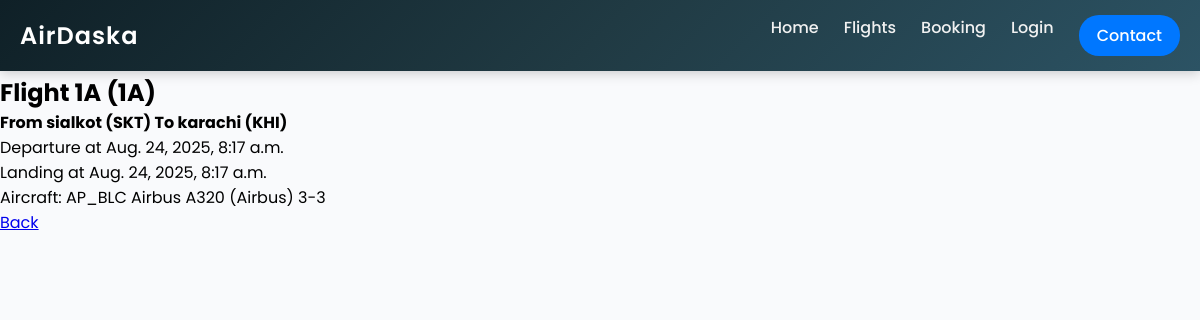
Screenshot of /flights/1/ with the database file from the repository.
### flights/models.py (models this page shows, shortened)
class Flight(models.Model):
    flightId = models.IntegerField()
    flightNo = models.CharField(max_length=8)
    origin = models.ForeignKey(Airport, on_delete=models.CASCADE, related_name='departure')
    destination = models.ForeignKey(Airport, on_delete=models.CASCADE, related_name='arrival')
    departureTime = models.DateTimeField()
    arrivalTime = models.DateTimeField()
    aircraft = models.ForeignKey(Aircraft, on_delete=models.CASCADE)

class Airport(models.Model):
    city = models.CharField(max_length=32)
    code = models.CharField(max_length=3)
    def __str__(self):
        return f"{self.city} ({self.code})"

class Aircraft(models.Model):
    tailNo = models.CharField(max_length=10)
    modelName = models.CharField(max_length= 32)
    manufacturer = models.CharField(max_length=32)
    seatCapacity = models.IntegerField()
    seatLayout = models.CharField(max_length=7)
    def __str__(self):
        return f"{self.tailNo} {self.modelName} ({self.manufacturer}) {self.seatLayout}"

### flights/views.py (the view)
# urls.py: path('<int:flightID>/',views.flight,name='flight'),
def flight(request, flightID):
    if request.GET.get('flight-id'):
        flightID = request.GET.get('flight-id')
    if (not Flight.objects.filter(flightId = flightID)):
        return HttpResponse("Not a Flight!")
    flightInstance = Flight.objects.get(flightId=flightID)
    return render(request, 'flights/flight.html',{
        "flightInstance":flightInstance
    })

### flights/templates/flights/flight.html
{% extends "core/layout.html" %}
{% block content %}
    <h2>Flight {{flightInstance.flightNo}} ({{flightInstance.flightNo}})</h2>
    <h4>From {{flightInstance.origin}} To {{flightInstance.destination}}</h3>
    <div>Departure at {{flightInstance.departureTime}}</div>
    <div>Landing at {{flightInstance.arrivalTime}}</div>
    <div>Aircraft: {{flightInstance.aircraft}}</div>
    <a href="{%url 'flights'%}">Back</a>
{% endblock %}

### core/static/core/css/style.css (style rules this page uses)
* { margin: 0; padding: 0; box-sizing: border-box; font-family: "Poppins", sans-serif; }
body { background: #f9fafc; }

### rows the page displays
Flight: flightNo "1A", origin "sialkot (SKT)", destination "karachi (KHI)", departureTime "Aug. 24, 2025, 8:17 a.m.", arrivalTime "Aug. 24, 2025, 8:17 a.m.", aircraft "AP_BLC Airbus A320 (Airbus) 3-3"
